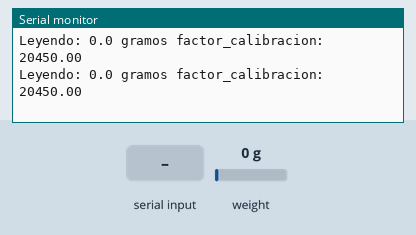
Recording of a sketch running on a simulated Arduino Uno, built with avr-gcc and run on an emulated ATmega328P. Shown: the last lines printed to the serial monitor. The inputs (shaded band) are chosen by the test bench; at power-on: weight on the scale 0 g.

Above: at 3.4 s.
3.5 s: weight on the scale set to 100 g
At 3.58 s:
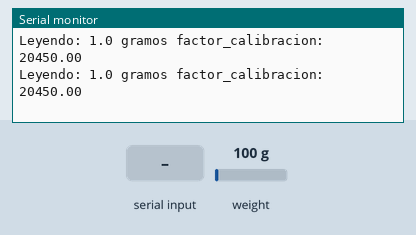
5.0 s: weight on the scale set to 1250 g
At 5.1 s:
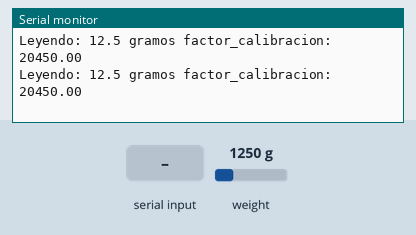
8.0 s: "+" received over Serial
At 8.14 s:
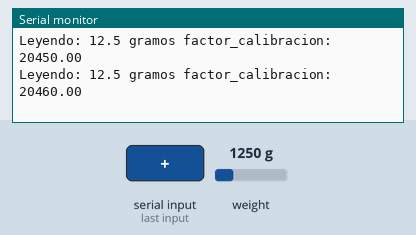
Timing chart, 0 to 11.0 s (numbered marks = the images above; inputs shaded):
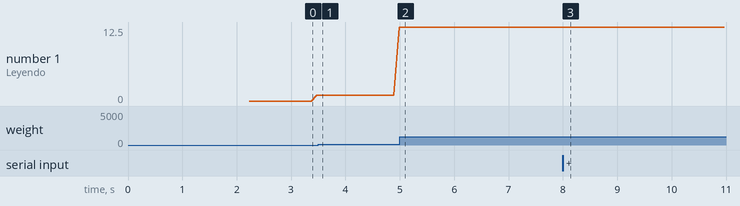

Measured:
- after the input at 3.5 s, the serial monitor: prints a new line after 0.07 s (image 1)
- after the input at 5.0 s, the serial monitor: prints a new line after 0.09 s (image 2)
- after the input at 8.0 s, the serial monitor: prints a new line after 0.13 s (image 3)
- plotted number 1: 1 → 12.5 after the input at 3.5 s

The sketch:

celda_HX711.ino
```cpp
/*
  Este código fue creado por Nathan Seidle de SparkFun Electronics y lo puedes encontrar en:
  https://github.com/sparkfun/HX711-Load-Cell-Amplifier/blob/master/firmware/SparkFun_HX711_Calibration/

  La librería está disponible en https://github.com/bogde/HX711
  El ejemplo está disponible en https://programarfacil.com/blog/arduino-blog/hx711-arduino-bascula-digital/

  Está sujeto a la licencia Beerware lo que viene a decir que el código es de dominio público. Si lo utilizas
  en algún proyecto te comprometes a invitar a una cerveza a Nathan Seidle si algún día te encuentras con el :)

  Este programa permite calibrar la báscula. Se utiliza para determinar el factor de calibración.
  También puede servir para generar el factor cero útil en básculas que tienen una masa permanente.

  Para empezar la configuración de la báscula tienes que iniciar este programa sin tener ningún peso encima
  de la báscula. Una vez empiecen a aparecer medidas de peso en el monitor serie, coloca algún objeto con un
  peso conocido sobre la báscula. Luego, en el monitor serie pon + o - (en símbolo) para ajustar el factor de
  calibración (factor_calibracion) hasta que la salida conincida con el peso conocido del objeto.

  Por ejemplo, puedes poner un kilo de arroz o un kilo de naranjas. Mi recomendación es que si tienes otro
  peso en casa primero lo peses en ese peso y así sabrás con exactitud cuanto pesa. Una vez el peso coincida
  apunta el valor del factor de calibración (factor_calibracion).

  Tu factor de calibración puede ser muy diferente al mío. Puede que sea muy positivo o muy negativo.
  Todo esto depende de la configuración de tu sistema de báscula, la célula de carga y los sensores de carga.
*/

#include "HX711.h"

// Pin de datos y de reloj
byte pinData = 3;
byte pinClk = 2;

HX711 bascula;

// Parámetro para calibrar el peso y el sensor
//Este valor del factor de calibración funciona para mi. El tuyo probablemente será diferente.
float factor_calibracion = 20450.0;

void setup() {
  Serial.begin(9600);
  Serial.println("HX711 programa de calibracion");
  Serial.println("Quita cualquier peso de la bascula");
  Serial.println("Una vez empiece a mostrar informacion de medidas, coloca un peso conocido encima de la bascula");
  Serial.println("Presiona + para incrementar el factor de calibracion");
  Serial.println("Presiona - para disminuir el factor de calibracion");

  // Iniciar sensor
  bascula.begin(pinData, pinClk);

  // Aplicar la calibración
  bascula.set_scale();
  // Iniciar la tara
  // No tiene que haber nada sobre el peso
  bascula.tare();

  // Obtener una lectura de referencia
  long zero_factor = bascula.read_average();
  // Mostrar la primera desviación
  Serial.print("Zero factor: ");
  Serial.println(zero_factor);
}

void loop() {

  // Aplicar calibración
  bascula.set_scale(factor_calibracion);

  // Mostrar la información para ajustar el factor de calibración
  Serial.print("Leyendo: ");
  float peso = bascula.get_units() * 10;
  Serial.print(peso, 1);
  Serial.print(" gramos");
  Serial.print(" factor_calibracion: ");
  Serial.print(factor_calibracion);
  Serial.println();

  // Obtener información desde el monitor serie
  if (Serial.available())
  {
    char temp = Serial.read();
    if (temp == '+')
      factor_calibracion += 10;
    else if (temp == '-')
      factor_calibracion -= 10;
  }
}
```
